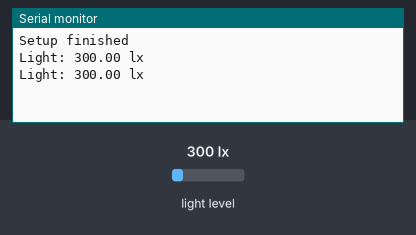
Bench run of a program on a simulated ESP32. On the bench: the last lines printed to the serial monitor. The test bench sets the inputs (shaded band); at power-on: light level 300 lx.

Above: at 4.8 s.
4.9 s: light level set to 40 lx
At 6.6 s:
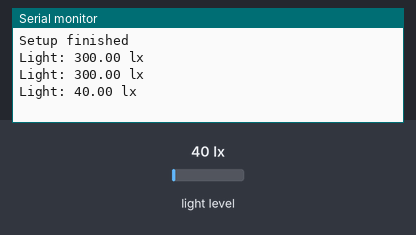
7.9 s: light level set to 500 lx
At 9.4 s:
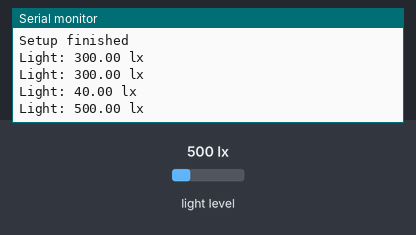
Timing chart, 0 to 10.9 s (numbered marks = the images above; inputs shaded):
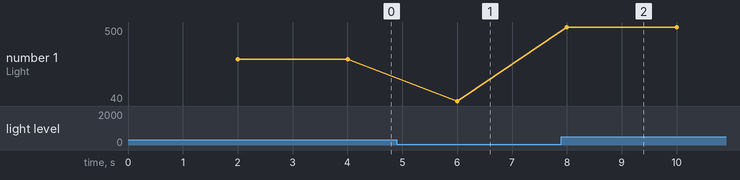

Measured:
- after the input at 4.9 s, the serial monitor: prints a new line after 1.1 s (image 1)
- after the input at 7.9 s, the serial monitor: prints a new line after 0.10 s (image 2)
- plotted number 1: 300 → 40 after the input at 4.9 s, 40 → 500 after the input at 7.9 s

The program:

main.cpp
```cpp
/*
        _          _ ______ _____ _____
       (_)        | |  ____|  __ \_   _|
  _ __  ___  _____| | |__  | |  | || |
 | '_ \| \ \/ / _ \ |  __| | |  | || |
 | |_) | |>  <  __/ | |____| |__| || |_
 | .__/|_/_/\_\___|_|______|_____/_____|
 | |
 |_|

www.pixeledi.eu | https://linktr.ee/pixeledi
BH1750 | V1.0 | 05.2023

*/

#include <Arduino.h>
#include <Wire.h>
#include <BH1750.h>

unsigned long previousMillis = millis();

BH1750 lxMeter;

void setup()
{
  Serial.begin(115200);

  Wire.begin();
  lxMeter.begin();

  Serial.println("Setup finished");
}

void loop()
{

  unsigned long currentMillis = millis();

  if (currentMillis - previousMillis >= (1000 * 2))
  {
    previousMillis = currentMillis;

    float lux = lxMeter.readLightLevel();
    Serial.print("Light: ");
    Serial.print(lux);
    Serial.println(" lx");
  }
}
```
